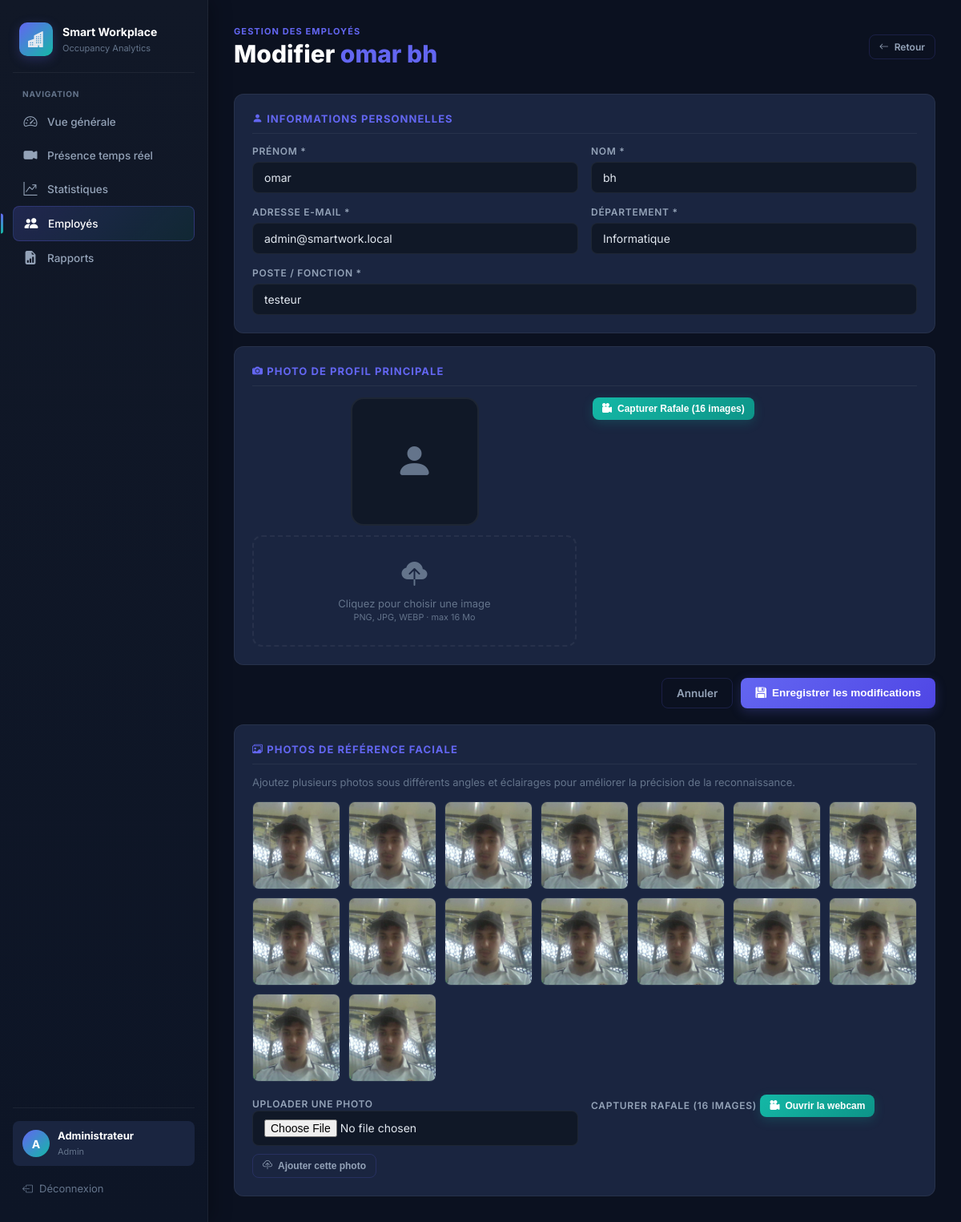
The app's page /employees/4/edit (signed in) with its own data.
### tables this page shows
CREATE TABLE employees (
                id         INTEGER PRIMARY KEY AUTOINCREMENT,
                first_name TEXT NOT NULL,
                last_name  TEXT NOT NULL,
                department TEXT NOT NULL,
                position   TEXT NOT NULL,
                email      TEXT UNIQUE NOT NULL,
                photo_path TEXT,
                created_at TEXT NOT NULL,
                updated_at TEXT NOT NULL
            );

CREATE TABLE employee_photos (
                id          INTEGER PRIMARY KEY AUTOINCREMENT,
                employee_id INTEGER NOT NULL,
                photo_path  TEXT    NOT NULL,
                label       TEXT    DEFAULT 'reference',
                created_at  TEXT    NOT NULL,
                FOREIGN KEY(employee_id) REFERENCES employees(id) ON DELETE CASCADE
            );

### app.py (the view)
@app.route("/employees/<int:eid>/edit", methods=["GET", "POST"])
@login_required
@admin_required
def employee_edit(eid):
    with get_db() as db:
        emp = db.execute("SELECT * FROM employees WHERE id=?", (eid,)).fetchone()
        photos = db.execute(
            "SELECT * FROM employee_photos WHERE employee_id=? ORDER BY created_at DESC", (eid,)
        ).fetchall()
    if not emp:
        flash("Employé introuvable.", "warning")
        return redirect(url_for("employees"))
    if request.method == "POST":
        return _save_employee(eid)
    return render_template("employee_form.html", employee=emp, photos=photos)

### app.py (called while the page is built)
def get_db():
    conn = sqlite3.connect(DB_PATH)
    conn.row_factory = sqlite3.Row
    conn.execute("PRAGMA foreign_keys = ON")
    return conn

def login_required(fn):
    @wraps(fn)
    def _w(*a, **kw):
        if not session.get("user_id"):
            return redirect(url_for("login"))
        return fn(*a, **kw)
    return _w

def admin_required(fn):
    @wraps(fn)
    def _w(*a, **kw):
        if session.get("role") != "admin":
            flash("Accès réservé aux administrateurs.", "warning")
            return redirect(url_for("dashboard"))
        return fn(*a, **kw)
    return _w

### templates/employee_form.html (shortened to what this page needs)
{% extends "base.html" %}
{% block content %}
<div class="topbar">
  <div class="topbar-left">
    <div class="eyebrow">Gestion des employés</div>
    <h1>{% if employee %}Modifier <span style="color:var(--indigo)">{{ employee.first_name }} {{ employee.last_name }}</span>{% else %}Ajouter un <span style="color:var(--indigo)">employé</span>{% endif %}</h1>
  </div>
  <div class="topbar-right">
    <a href="{{ url_for('employees') }}" class="btn btn-outline btn-sm">
      <i class="bi bi-arrow-left"></i> Retour
    </a>
  </div>
</div>
<div class="form-panel">
  <form method="post" enctype="multipart/form-data"
        action="{% if employee %}{{ url_for('employee_edit', eid=employee.id) }}{% else %}{{ url_for('employee_new') }}{% endif %}">
    <div class="panel mb-4" style="margin-bottom:16px;">
      <div class="form-section-title"><i class="bi bi-person-fill"></i> Informations personnelles</div>
      <div class="form-grid-2">
        <div class="form-group">
          <label class="form-label" for="first_name">Prénom *</label>
          <input id="first_name" name="first_name" class="form-control"
                 value="{{ employee.first_name if employee else '' }}"
                 placeholder="Jean" required>
        </div>
        <div class="form-group">
          <label class="form-label" for="last_name">Nom *</label>
          <input id="last_name" name="last_name" class="form-control"
                 value="{{ employee.last_name if employee else '' }}"
                 placeholder="Dupont" required>
        </div>
        <div class="form-group">
          <label class="form-label" for="email">Adresse e-mail *</label>
          <input id="email" name="email" type="email" class="form-control"
                 value="{{ employee.email if employee else '' }}"
                 placeholder="jean.dupont@entreprise.com" required>
        </div>
        <div class="form-group">
          <label class="form-label" for="department">Département *</label>
          <input id="department" name="department" class="form-control"
                 value="{{ employee.department if employee else '' }}"
                 list="dept-list" placeholder="Informatique" required>
        </div>
        <div class="form-group" style="grid-column:1/-1;">
          <label class="form-label" for="position">Poste / Fonction *</label>
          <input id="position" name="position" class="form-control"
                 value="{{ employee.position if employee else '' }}"
                 placeholder="Développeur Full Stack" required>
        </div>
      </div>
    </div>
    <div class="panel mb-4" style="margin-bottom:16px;">
      <div class="form-section-title"><i class="bi bi-camera-fill"></i> Photo de profil principale</div>
      <div style="display:grid;grid-template-columns:1fr 1fr;gap:20px;align-items:start;">
        <div style="text-align:center;">
          <div id="preview-wrap" style="width:160px;height:160px;border-radius:16px;overflow:hidden;border:2px solid var(--border2);margin:0 auto 12px;background:var(--bg2);display:grid;place-items:center;">
            {% if employee and employee.photo_path %}
              <img id="photo-preview" src="{{ url_for('static', filename=employee.photo_path) }}"
                   style="width:100%;height:100%;object-fit:cover;">
            {% else %}
              <i class="bi bi-person-fill" id="photo-icon" style="font-size:48px;color:var(--text-muted);"></i>
            {% endif %}
          </div>
          <div class="photo-upload" onclick="document.getElementById('photo-input').click();">
            <i class="bi bi-cloud-upload-fill"></i>
            <p>Cliquez pour choisir une image<br><small>PNG, JPG, WEBP · max 16 Mo</small></p>
          </div>
        </div>
        <div>
          <button type="button" class="btn btn-teal btn-sm mb-4" onclick="toggleWebcam()" id="webcam-btn" style="margin-bottom:12px;">
            <i class="bi bi-camera-reels-fill"></i> Capturer Rafale (16 images)
          </button>
        </div>
      </div>
    </div>
    <div style="display:flex;gap:10px;justify-content:flex-end;">
      <a href="{{ url_for('employees') }}" class="btn btn-outline">Annuler</a>
      <button type="submit" class="btn btn-primary">
        <i class="bi {% if employee %}bi-floppy-fill{% else %}bi-person-plus-fill{% endif %}"></i>
        {% if employee %}Enregistrer les modifications{% else %}Ajouter l'employé{% endif %}
      </button>
    </div>
  </form>
</div>
{% if employee %}
<div class="form-panel" style="margin-top:20px;">
  <div class="panel">
    <div class="form-section-title"><i class="bi bi-images"></i> Photos de référence faciale</div>
    <p style="font-size:13px;color:var(--text-muted);margin-bottom:16px;">
      Ajoutez plusieurs photos sous différents angles et éclairages pour améliorer la précision de la reconnaissance.
    </p>
    {% if photos %}
    <div class="photo-grid mb-4" style="margin-bottom:16px;">
      {% for ph in photos %}
      <div class="photo-thumb">
        <img src="{{ url_for('static', filename=ph.photo_path) }}" alt="Photo {{ loop.index }}">
      </div>
      {% endfor %}
    </div>
    {% else %}
    <p style="font-size:13px;color:var(--amber);margin-bottom:16px;">
      <i class="bi bi-exclamation-triangle"></i> Aucune photo de référence — la reconnaissance ne sera pas possible.
    </p>
    {% endif %}
    <form method="post" enctype="multipart/form-data"
          action="{{ url_for('employee_add_photo', eid=employee.id) }}"
          id="ref-photo-form">
      <div style="display:grid;grid-template-columns:1fr 1fr;gap:16px;align-items:start;">
        <div>
          <label class="form-label">Uploader une photo</label>
          <input name="photo" type="file" class="form-control" accept=".png,.jpg,.jpeg,.webp">
          <button type="submit" class="btn btn-outline btn-sm mt-3" style="margin-top:10px;">
            <i class="bi bi-cloud-upload"></i> Ajouter cette photo
          </button>
        </div>
        <div>
          <label class="form-label">Capturer Rafale (16 images)</label>
          <button type="button" class="btn btn-teal btn-sm" onclick="toggleRefWebcam()" id="ref-wcam-btn">
            <i class="bi bi-camera-reels-fill"></i> Ouvrir la webcam
          </button>
        </div>
      </div>
    </form>
  </div>
</div>
{% endif %}
{% endblock %}

### templates/base.html (shortened to what this page needs)
<!doctype html>
<html lang="fr">
<head>
  <link href="https://cdn.jsdelivr.net/npm/bootstrap-icons@1.11.3/font/bootstrap-icons.css" rel="stylesheet">
  <link href="{{ url_for('static', filename='css/style.css') }}" rel="stylesheet">
</head>
<body>
{% if session.get('user_id') %}
<aside class="sidebar">
  <div class="brand">
    <div class="brand-icon"><i class="bi bi-buildings-fill"></i></div>
    <div class="brand-text">
      <strong>Smart Workplace</strong>
      <small>Occupancy Analytics</small>
    </div>
  </div>
  <div class="nav-section">
    <p class="nav-label">Navigation</p>
    <a href="{{ url_for('dashboard') }}"
       class="nav-link {% if request.endpoint == 'dashboard' %}active{% endif %}">
      <i class="bi bi-speedometer2"></i> Vue générale
    </a>
    <a href="{{ url_for('video') }}"
       class="nav-link {% if request.endpoint == 'video' %}active{% endif %}">
      <i class="bi bi-camera-video-fill"></i> Présence temps réel
    </a>
    <a href="{{ url_for('analytics') }}"
       class="nav-link {% if request.endpoint == 'analytics' %}active{% endif %}">
      <i class="bi bi-graph-up-arrow"></i> Statistiques
    </a>
    <a href="{{ url_for('employees') }}"
       class="nav-link {% if request.endpoint in ['employees','employee_new','employee_edit'] %}active{% endif %}">
      <i class="bi bi-people-fill"></i> Employés
    </a>
    <a href="{{ url_for('reports') }}"
       class="nav-link {% if request.endpoint == 'reports' %}active{% endif %}">
      <i class="bi bi-file-earmark-bar-graph-fill"></i> Rapports
    </a>
  </div>
  <div class="sidebar-bottom">
    <div class="user-chip">
      <div class="user-avatar">{{ session.name[0]|upper }}</div>
      <div class="user-chip-text">
        <strong>{{ session.name }}</strong>
        <small>{{ session.role|capitalize }}</small>
      </div>
    </div>
    <a href="{{ url_for('logout') }}" class="logout-btn">
      <i class="bi bi-box-arrow-left"></i> Déconnexion
    </a>
  </div>
</aside>
{% endif %}
<main class="{% if session.get('user_id') %}app-shell{% else %}auth-shell{% endif %}">
  {% block content %}{% endblock %}
</main>
</body>
</html>

### records on screen
employees: first_name "omar", last_name "bh", email "admin@smartwork.local", department "Informatique", position "testeur"
employee_photos: photo_path (picture)
employee_photos: photo_path (picture)
employee_photos: photo_path (picture)
employee_photos: photo_path (picture)
employee_photos: photo_path (picture)
employee_photos: photo_path (picture)
employee_photos: photo_path (picture)
employee_photos: photo_path (picture)
employee_photos: photo_path (picture)
employee_photos: photo_path (picture)
employee_photos: photo_path (picture)
employee_photos: photo_path (picture)
employee_photos: photo_path (picture)
employee_photos: photo_path (picture)
employee_photos: photo_path (picture)
employee_photos: photo_path (picture)

### other values on screen
{{ session.name[0]|upper }} "A"
{{ session.name }} "Administrateur"
{{ session.role|capitalize }} "Admin"
